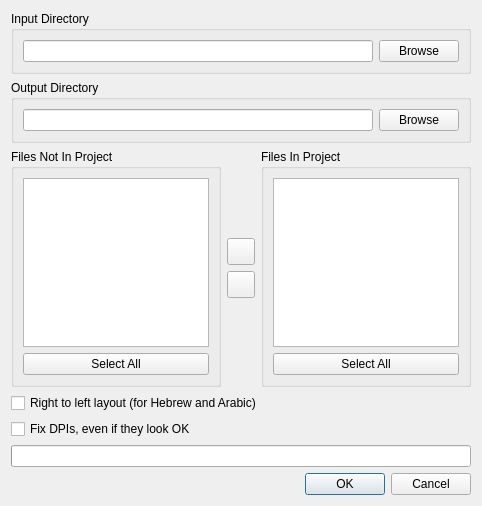
<?xml version="1.0" encoding="UTF-8"?>
<ui version="4.0">
 <class>ProjectFilesDialog</class>
 <widget class="QDialog" name="ProjectFilesDialog">
  <property name="geometry">
   <rect>
    <x>0</x>
    <y>0</y>
    <width>482</width>
    <height>506</height>
   </rect>
  </property>
  <property name="windowTitle">
   <string>Project Files</string>
  </property>
  <layout class="QVBoxLayout" name="verticalLayout" stretch="0,0,1,0,0,0,0">
   <item>
    <widget class="QGroupBox" name="groupBox_2">
     <property name="title">
      <string>Input Directory</string>
     </property>
     <layout class="QHBoxLayout">
      <item>
       <widget class="QLineEdit" name="inpDirLine">
        <property name="enabled">
         <bool>true</bool>
        </property>
       </widget>
      </item>
      <item>
       <widget class="QPushButton" name="inpDirBrowseBtn">
        <property name="text">
         <string>Browse</string>
        </property>
       </widget>
      </item>
     </layout>
    </widget>
   </item>
   <item>
    <widget class="QGroupBox" name="groupBox">
     <property name="title">
      <string>Output Directory</string>
     </property>
     <layout class="QHBoxLayout">
      <item>
       <widget class="QLineEdit" name="outDirLine"/>
      </item>
      <item>
       <widget class="QPushButton" name="outDirBrowseBtn">
        <property name="text">
         <string>Browse</string>
        </property>
       </widget>
      </item>
     </layout>
    </widget>
   </item>
   <item>
    <layout class="QHBoxLayout">
     <item>
      <widget class="QGroupBox" name="groupBox_3">
       <property name="title">
        <string>Files Not In Project</string>
       </property>
       <layout class="QVBoxLayout">
        <item>
         <widget class="QListView" name="offProjectList">
          <property name="selectionMode">
           <enum>QAbstractItemView::ExtendedSelection</enum>
          </property>
         </widget>
        </item>
        <item>
         <widget class="QPushButton" name="offProjectSelectAllBtn">
          <property name="text">
           <string>Select All</string>
          </property>
         </widget>
        </item>
       </layout>
      </widget>
     </item>
     <item>
      <layout class="QVBoxLayout">
       <item>
        <spacer>
         <property name="orientation">
          <enum>Qt::Vertical</enum>
         </property>
         <property name="sizeHint" stdset="0">
          <size>
           <width>1</width>
           <height>1</height>
          </size>
         </property>
        </spacer>
       </item>
       <item>
        <widget class="QToolButton" name="addToProjectBtn">
         <property name="sizePolicy">
          <sizepolicy hsizetype="Fixed" vsizetype="Preferred">
           <horstretch>0</horstretch>
           <verstretch>0</verstretch>
          </sizepolicy>
         </property>
         <property name="toolTip">
          <string>&lt;html&gt;&lt;head&gt;&lt;meta name=&quot;qrichtext&quot; content=&quot;1&quot; /&gt;&lt;style type=&quot;text/css&quot;&gt;
p, li { white-space: pre-wrap; }
&lt;/style&gt;&lt;/head&gt;&lt;body style=&quot; font-family:'Sans Serif'; font-size:9pt; font-weight:400; font-style:normal;&quot;&gt;
&lt;p style=&quot; margin-top:0px; margin-bottom:0px; margin-left:0px; margin-right:0px; -qt-block-indent:0; text-indent:0px;&quot;&gt;Add selected files to project.&lt;/p&gt;&lt;/body&gt;&lt;/html&gt;</string>
         </property>
         <property name="text">
          <string notr="true"/>
         </property>
         <property name="iconName" stdset="0">
          <string notr="true">circle-arrow-right</string>
         </property>
         <property name="iconSize">
          <size>
           <width>20</width>
           <height>20</height>
          </size>
         </property>
        </widget>
       </item>
       <item>
        <widget class="QToolButton" name="removeFromProjectBtn">
         <property name="sizePolicy">
          <sizepolicy hsizetype="Fixed" vsizetype="Preferred">
           <horstretch>0</horstretch>
           <verstretch>0</verstretch>
          </sizepolicy>
         </property>
         <property name="toolTip">
          <string>&lt;html&gt;&lt;head&gt;&lt;meta name=&quot;qrichtext&quot; content=&quot;1&quot; /&gt;&lt;style type=&quot;text/css&quot;&gt;
p, li { white-space: pre-wrap; }
&lt;/style&gt;&lt;/head&gt;&lt;body style=&quot; font-family:'Sans Serif'; font-size:9pt; font-weight:400; font-style:normal;&quot;&gt;
&lt;p style=&quot; margin-top:0px; margin-bottom:0px; margin-left:0px; margin-right:0px; -qt-block-indent:0; text-indent:0px;&quot;&gt;Remove selected files from project.&lt;/p&gt;&lt;/body&gt;&lt;/html&gt;</string>
         </property>
         <property name="text">
          <string notr="true"/>
         </property>
         <property name="iconName" stdset="0">
          <string notr="true">circle-arrow-left</string>
         </property>
         <property name="iconSize">
          <size>
           <width>20</width>
           <height>20</height>
          </size>
         </property>
        </widget>
       </item>
       <item>
        <spacer>
         <property name="orientation">
          <enum>Qt::Vertical</enum>
         </property>
         <property name="sizeHint" stdset="0">
          <size>
           <width>1</width>
           <height>1</height>
          </size>
         </property>
        </spacer>
       </item>
      </layout>
     </item>
     <item>
      <widget class="QGroupBox" name="groupBox_4">
       <property name="title">
        <string>Files In Project</string>
       </property>
       <layout class="QVBoxLayout">
        <item>
         <widget class="QListView" name="inProjectList">
          <property name="enabled">
           <bool>true</bool>
          </property>
          <property name="selectionMode">
           <enum>QAbstractItemView::ExtendedSelection</enum>
          </property>
         </widget>
        </item>
        <item>
         <widget class="QPushButton" name="inProjectSelectAllBtn">
          <property name="text">
           <string>Select All</string>
          </property>
         </widget>
        </item>
       </layout>
      </widget>
     </item>
    </layout>
   </item>
   <item>
    <widget class="QCheckBox" name="rtlLayoutCB">
     <property name="text">
      <string>Right to left layout (for Hebrew and Arabic)</string>
     </property>
    </widget>
   </item>
   <item>
    <widget class="QCheckBox" name="forceFixDpi">
     <property name="text">
      <string>Fix DPIs, even if they look OK</string>
     </property>
    </widget>
   </item>
   <item>
    <widget class="QProgressBar" name="progressBar">
     <property name="value">
      <number>0</number>
     </property>
     <property name="textVisible">
      <bool>false</bool>
     </property>
    </widget>
   </item>
   <item>
    <widget class="QDialogButtonBox" name="buttonBox">
     <property name="orientation">
      <enum>Qt::Horizontal</enum>
     </property>
     <property name="standardButtons">
      <set>QDialogButtonBox::Cancel|QDialogButtonBox::Ok</set>
     </property>
    </widget>
   </item>
  </layout>
 </widget>
 <connections>
  <connection>
   <sender>buttonBox</sender>
   <signal>rejected()</signal>
   <receiver>ProjectFilesDialog</receiver>
   <slot>reject()</slot>
   <hints>
    <hint type="sourcelabel">
     <x>295</x>
     <y>463</y>
    </hint>
    <hint type="destinationlabel">
     <x>286</x>
     <y>274</y>
    </hint>
   </hints>
  </connection>
  <connection>
   <sender>offProjectSelectAllBtn</sender>
   <signal>clicked()</signal>
   <receiver>offProjectList</receiver>
   <slot>selectAll()</slot>
   <hints>
    <hint type="sourcelabel">
     <x>74</x>
     <y>381</y>
    </hint>
    <hint type="destinationlabel">
     <x>86</x>
     <y>318</y>
    </hint>
   </hints>
  </connection>
  <connection>
   <sender>inProjectSelectAllBtn</sender>
   <signal>clicked()</signal>
   <receiver>inProjectList</receiver>
   <slot>selectAll()</slot>
   <hints>
    <hint type="sourcelabel">
     <x>386</x>
     <y>380</y>
    </hint>
    <hint type="destinationlabel">
     <x>382</x>
     <y>304</y>
    </hint>
   </hints>
  </connection>
 </connections>
</ui>
